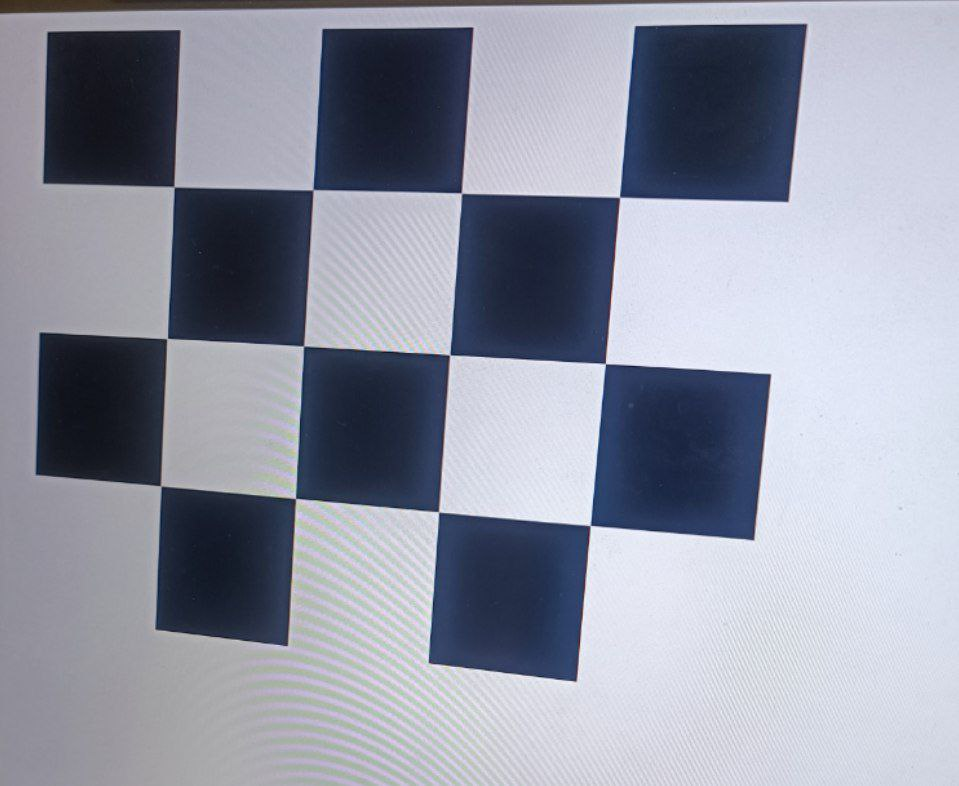
#> input picture chessboard/photo_10_2024-11-21_13-22-57.jpg, 959 x 786 px; its folder holds only this picture in this run
$ python camera_calibration.py
#> lines starting #> are read from the running program, lines starting #| are printed output that depends on the picture; after the words box and inside, x2 and y2 are one past the last pixel; in counts of white or black regions, pixels touching at a corner belong together; long printed decimals are rounded
import cv2
import numpy as np
import glob

# Define the dimensions of the chessboard
CHECKERBOARD = (3, 3)  # Number of inner corners (rows, cols)  Adjust to your chessboard

# Prepare object points (3D points in real world space)
objp = np.zeros((CHECKERBOARD[0] * CHECKERBOARD[1], 3), np.float32)
objp[:, :2] = np.mgrid[0:CHECKERBOARD[0], 0:CHECKERBOARD[1]].T.reshape(-1, 2)

# Arrays to store object points and image points from all the images.
objpoints = []  # 3d points in real world space
imgpoints = []  # 2d points in image plane.

# Path to the images (replace with your directory)
images = glob.glob('chessboard/*.jpg') #or *.png

# Iterate through the images
for fname in images:
    img = cv2.imread(fname)
#> img is the input picture: shape (786, 959, 3); mean B, G, R 164.3, 149.6, 145.8
    gray = cv2.cvtColor(img, cv2.COLOR_BGR2GRAY)
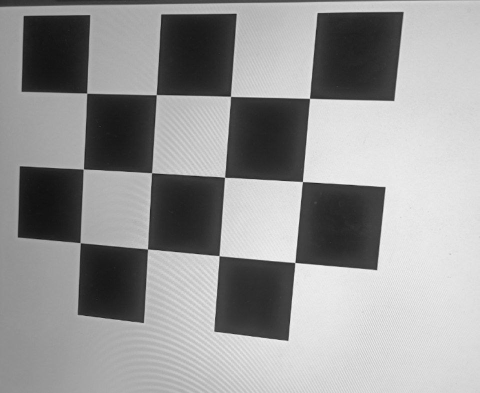
#> gray: shape (786, 959) (shown at 1/2 size); min 16, max 250, mean 150.1

    # Find the chessboard corners
    ret, corners = cv2.findChessboardCorners(gray, CHECKERBOARD, None)
#> ret = True; corners = [[174.4, 187.5], [312.9, 189.7], [461.2, 193.3], [167, 340.5], [303.6, 346.2], [449.9, 355.3], [161.2, 486.3], [295.7, 498.4], [438.5, 511.6]]

    # If corners are found, add object points and image points
    if ret:
        objpoints.append(objp)
        corners2 = cv2.cornerSubPix(gray, corners, (11, 11), (-1, -1), criteria=(cv2.TERM_CRITERIA_EPS + cv2.TERM_CRITERIA_MAX_ITER, 30, 0.001))
#> corners2 = [[174, 186.7], [313, 189.8], [461.4, 193.1], [167.1, 338.5], [303.5, 346], [449.7, 355], [160.8, 485.9], [295.5, 498.4], [438.5, 511.9]]
        imgpoints.append(corners2)

        # Draw and display the corners (optional)
        img = cv2.drawChessboardCorners(img, CHECKERBOARD, corners2, ret)
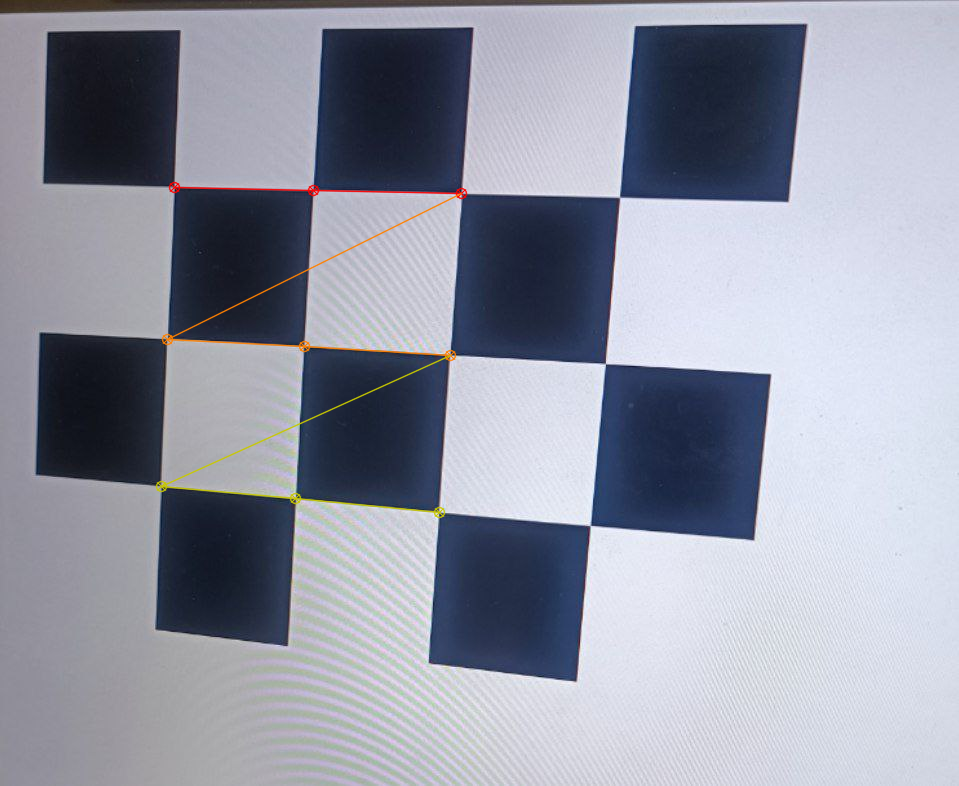
#> img: shape (786, 959, 3); 0.67% of pixels changed, all inside (x1, y1, x2, y2) = (155, 181, 468, 519)
        cv2.imshow('img', img)
        cv2.waitKey(500)

cv2.destroyAllWindows()

# Perform camera calibration
ret, mtx, dist, rvecs, tvecs = cv2.calibrateCamera(objpoints, imgpoints, gray.shape[::-1], None, None)
#> ret = 0.0171; mtx = [[955, 0, 468.4], [0, 970, 564.4], [0, 0, 1]]; dist = [[0.171, -1.67, -0.0039, 0.000315, 3.67]]; rvecs = ([0.109, 0.194, 0.088],); tvecs = ([-2, -2.52, 6.48],)

# Print the camera matrix K
print("Camera Matrix (K):\n", mtx)
#| Camera Matrix (K):
#|  [[955.012    0.         468.398 ]
#|  [  0.         969.987 564.443]
#|  [  0.           0.           1.        ]]
print("Dist:\n", dist)
#| Dist:
#|  [[ 1.71205197e-01 -1.66832914e+00 -3.90299577e-03  3.14646959e-04
#|    3.67120538e+00]]

# Save the camera matrix
# np.savez('camera_calibration.npz', mtx=mtx, dist=dist, rvecs=rvecs, tvecs=tvecs)

# print("Camera calibration complete. Results saved to camera_calibration.npz")

$ run again, on chessboard/photo_5_2024-11-21_13-22-57.jpg
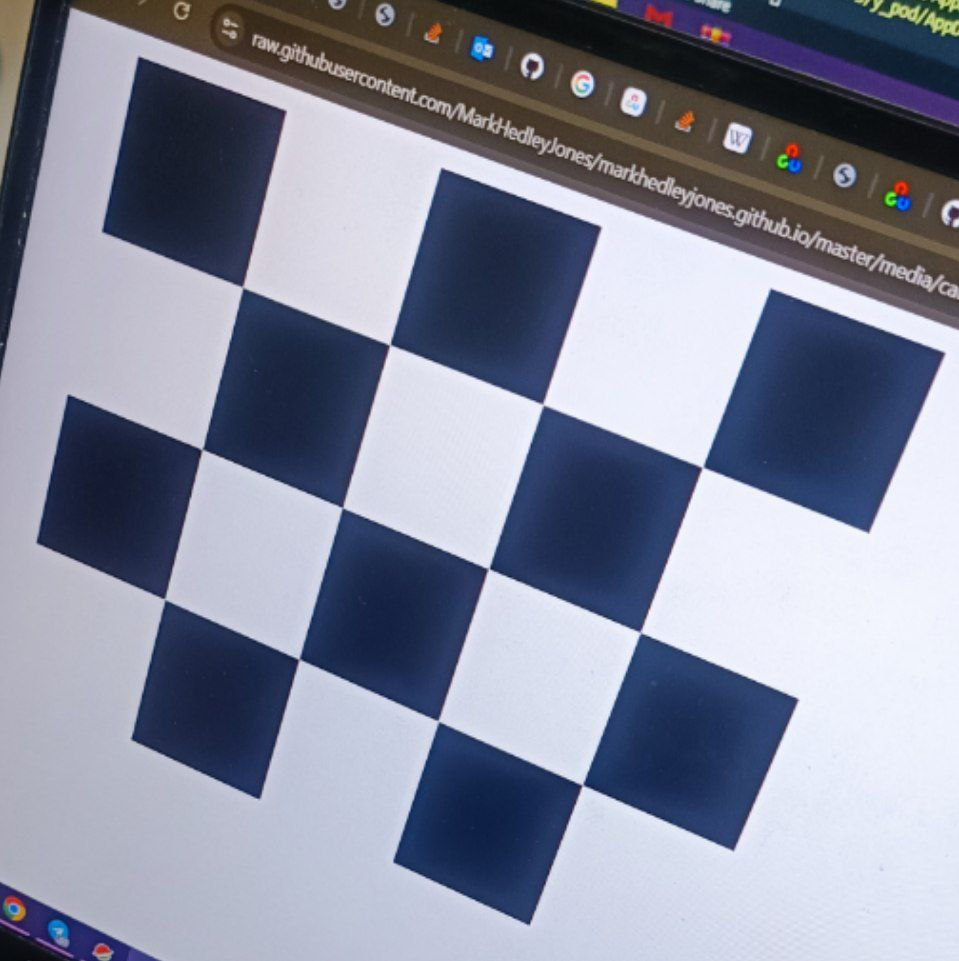
#> input picture chessboard/photo_5_2024-11-21_13-22-57.jpg, 959 x 961 px
#> img is the input picture: shape (961, 959, 3); mean B, G, R 156.5, 138.6, 134.2
#> `gray = cv2.cvtColor(img, cv2.COLOR_BGR2GRAY)`:
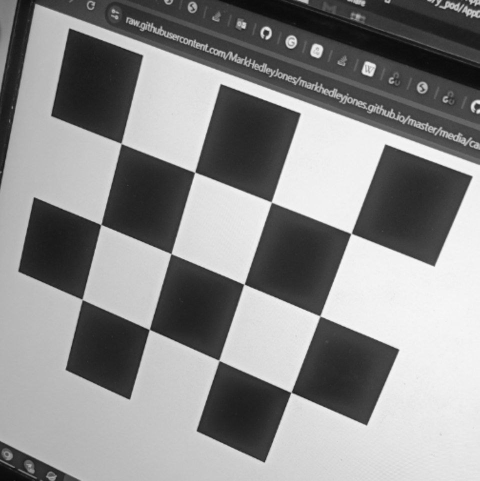
#> gray: shape (961, 959) (shown at 1/2 size); min 6, max 254, mean 139.3
#> `ret, corners = cv2.findChessboardCorners(gray, CHECKERBOARD, None)`: ret = True; corners = [[581.7, 786.9], [438.1, 720.8], [297.8, 660.9], [641.2, 632.1], [489.5, 567.4], [343, 506.5], [702.6, 467.7], [543.5, 404.5], [390.8, 345.6]]
#> corners2 = [[582.5, 785], [438.3, 721.1], [299.1, 659.1], [640.3, 632.4], [488.5, 568.7], [342.4, 507.6], [702.5, 467.2], [543, 404.5], [389.8, 344.7]]
#> `img = cv2.drawChessboardCorners(img, CHECKERBOARD, corners2, ret)`:
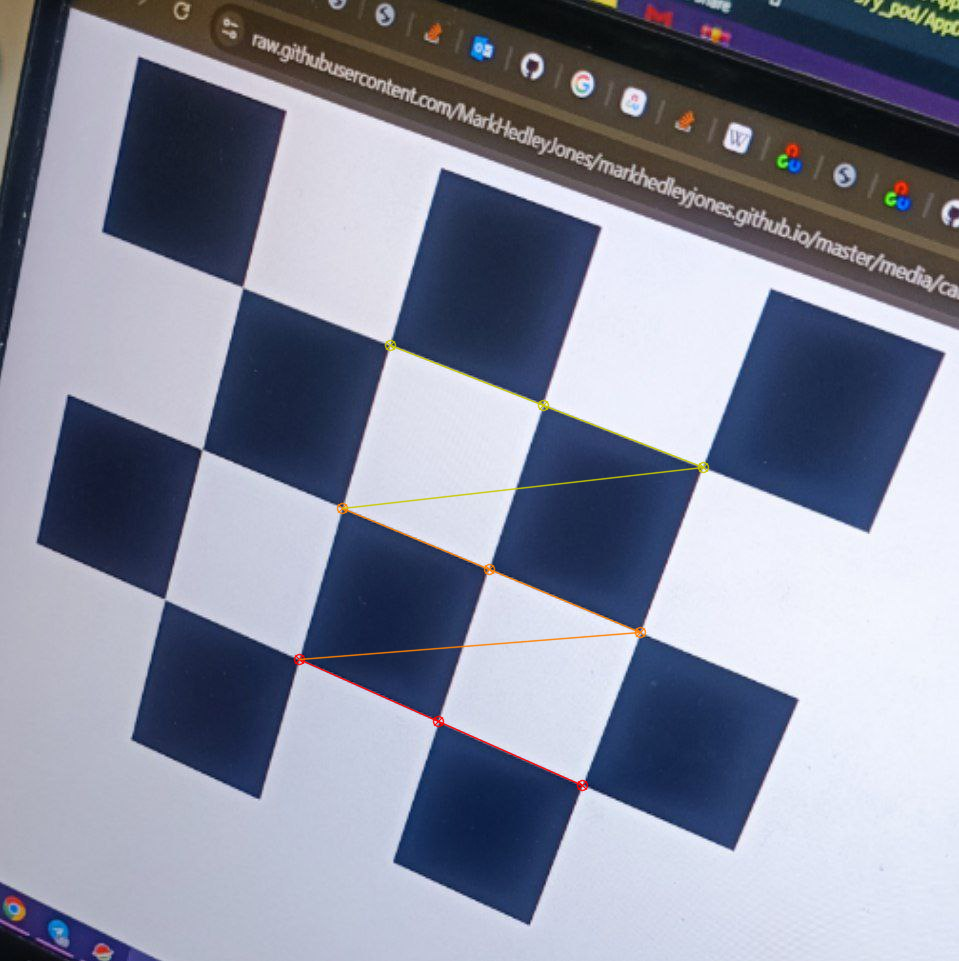
#> img: shape (961, 959, 3); 0.6% of pixels changed, all inside (x1, y1, x2, y2) = (293, 339, 710, 792)
#> `ret, mtx, dist, rvecs, tvecs = cv2.calibrateCamera(objpoints, imgpoint..`: ret = 0.196; mtx = [[717.4, 0, 518.9], [0, 770.6, 533.5], [0, 0, 1]]; dist = [[-0.246, 5.17, 0.00973, -0.00789, -29.73]]; rvecs = ([-0.19, 0.254, -2.77],); tvecs = ([0.409, 1.48, 4.55],)
#| Camera Matrix (K):
#|  [[717.444    0.         518.925]
#|  [  0.         770.583 533.508 ]
#|  [  0.           0.           1.        ]]
#| Dist:
#|  [[-2.45719376e-01  5.16755020e+00  9.72796323e-03 -7.89270791e-03
#|   -2.97315129e+01]]

$ run again, on chessboard/photo_6_2024-11-21_13-22-57.jpg
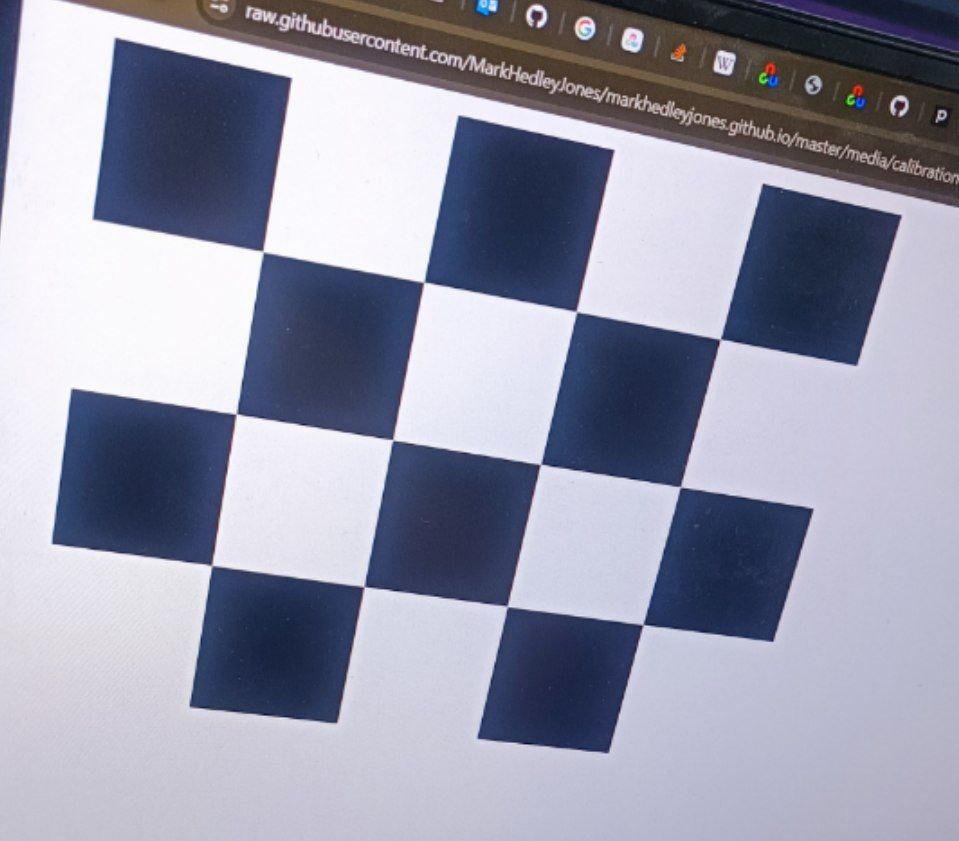
#> input picture chessboard/photo_6_2024-11-21_13-22-57.jpg, 959 x 841 px
#> img is the input picture: shape (841, 959, 3); mean B, G, R 169.7, 151.9, 150.4
#> `gray = cv2.cvtColor(img, cv2.COLOR_BGR2GRAY)`:
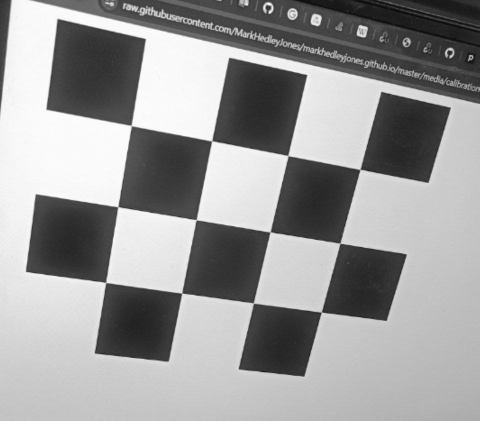
#> gray: shape (841, 959) (shown at 1/2 size); min 4, max 255, mean 153.5
#> `ret, corners = cv2.findChessboardCorners(gray, CHECKERBOARD, None)`: ret = True; corners = [[263, 251.6], [423.2, 281.7], [576.6, 311.6], [235.8, 413.8], [393.3, 439.3], [541.4, 464.1], [210.7, 566.3], [364.5, 587.1], [507.7, 606.6]]
#> corners2 = [[262.9, 251.6], [424, 282.1], [576.4, 311.7], [236.3, 413.9], [392.6, 440], [540.6, 464.1], [211.8, 565.5], [364.1, 586.6], [507.2, 606.4]]
#> `img = cv2.drawChessboardCorners(img, CHECKERBOARD, corners2, ret)`:
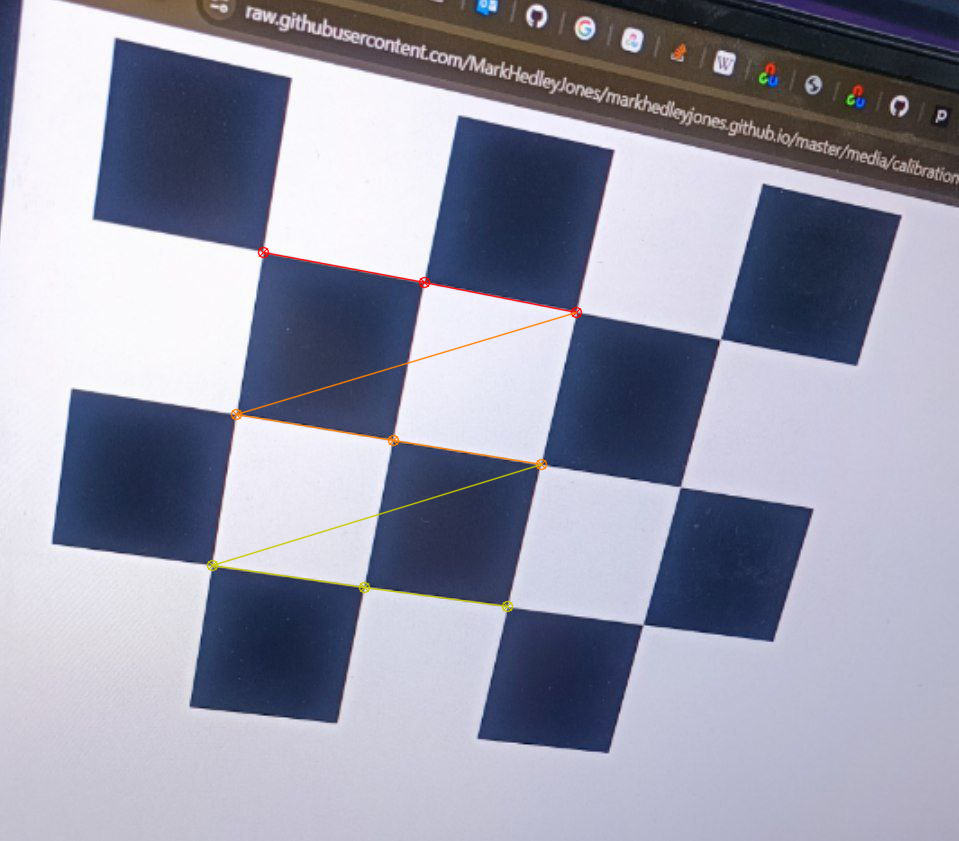
#> img: shape (841, 959, 3); 0.68% of pixels changed, all inside (x1, y1, x2, y2) = (206, 246, 583, 613)
#> `ret, mtx, dist, rvecs, tvecs = cv2.calibrateCamera(objpoints, imgpoint..`: ret = 0.256; mtx = [[1140.2, 0, 475.3], [0, 1203.2, 385.1], [0, 0, 1]]; dist = [[1.53, -52.67, -0.00112, -0.0111, 440.2]]; rvecs = ([0.286, -0.176, 0.192],); tvecs = ([-1.29, -0.769, 6.96],)
#| Camera Matrix (K):
#|  [[1.14021635e+03 0.00000000e+00 4.75326154e+02]
#|  [0.00000000e+00 1.20324429e+03 3.85103832e+02]
#|  [0.00000000e+00 0.00000000e+00 1.00000000e+00]]
#| Dist:
#|  [[ 1.53380786e+00 -5.26740812e+01 -1.11725298e-03 -1.10620683e-02
#|    4.40244816e+02]]
